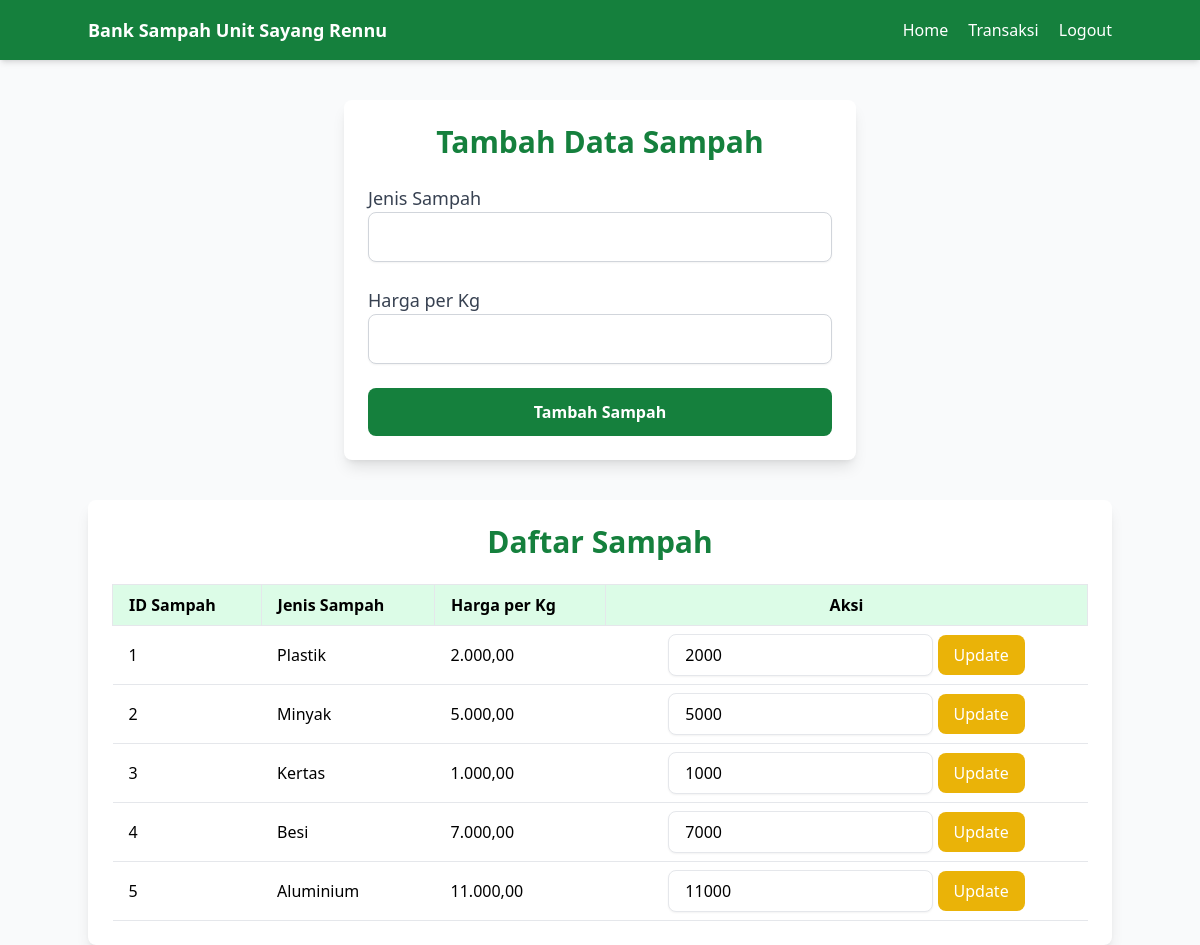
Page /SayangRennu/sampah.php (signed in) on the committed database.
### tables this page shows
CREATE TABLE `sampah` (
  `idSampah` int(11) NOT NULL,
  `jenisSampah` varchar(50) NOT NULL,
  `hargaPerKg` double DEFAULT NULL
);

### SayangRennu/sampah.php (the view, shortened to what this page needs)
<?php
include "koneksi.php";
$sqlSampah = "SELECT * FROM sampah";
$resultSampah = mysqli_query($koneksi, $sqlSampah);
?>
<!DOCTYPE html>
<html lang="en">
<head>
    <script src="https://cdn.tailwindcss.com"></script>
</head>
<body class="bg-gray-50">
    <nav class="bg-green-700 p-4 shadow-md">
        <div class="container mx-auto flex justify-between items-center">
            <a href="#" class="text-white text-lg font-bold">Bank Sampah Unit Sayang Rennu</a>
            <div class="space-x-4">
                <a href="index1.php" class="text-white hover:text-green-200">Home</a>
                <a href="transaksi.php" class="text-white hover:text-green-200">Transaksi</a>
                <a href="logout.php" class="text-white hover:text-green-200">Logout</a>
            </div>
        </div>
    </nav>
    <div class="container mx-auto mt-10 p-6 bg-white rounded-lg shadow-lg max-w-lg">
        <h1 class="text-3xl font-bold text-center text-green-700 mb-6">Tambah Data Sampah</h1>
        <form action="" method="post" class="space-y-6">
            <div>
                <label for="jenisSampah" class="block text-lg font-medium text-gray-700">Jenis Sampah</label>
                <input type="text" name="jenisSampah" id="jenisSampah" class="w-full px-4 py-3 border border-gray-300 rounded-lg shadow-sm focus:ring-2 focus:ring-green-500" required>
            </div>
            <div>
                <label for="hargaPerKg" class="block text-lg font-medium text-gray-700">Harga per Kg</label>
                <input type="number" step="0.01" name="hargaPerKg" id="hargaPerKg" class="w-full px-4 py-3 border border-gray-300 rounded-lg shadow-sm focus:ring-2 focus:ring-green-500" required>
            </div>
            <button type="submit" name="tambahSampah" class="w-full py-3 bg-green-700 text-white font-semibold rounded-lg hover:bg-green-600 transition duration-300">Tambah Sampah</button>
        </form>
    </div>
    <div class="container mx-auto mt-10 p-6 bg-white rounded-lg shadow-lg max-w-5xl">
        <h1 class="text-3xl font-bold text-center text-green-700 mb-6">Daftar Sampah</h1>
        <table class="w-full table-auto border-collapse">
            <thead class="bg-green-100">
                <tr>
                    <th class="px-4 py-2 border text-left">ID Sampah</th>
                    <th class="px-4 py-2 border text-left">Jenis Sampah</th>
                    <th class="px-4 py-2 border text-left">Harga per Kg</th>
                    <th class="px-4 py-2 border text-center">Aksi</th>
                </tr>
            </thead>
            <tbody class="bg-white">
                <?php while ($rowSampah = mysqli_fetch_assoc($resultSampah)) { ?>
                    <tr class="border-b hover:bg-gray-50">
                        <td class="px-4 py-2"><?php echo $rowSampah['idSampah']; ?></td>
                        <td class="px-4 py-2"><?php echo $rowSampah['jenisSampah']; ?></td>
                        <td class="px-4 py-2"><?php echo number_format($rowSampah['hargaPerKg'], 2, ',', '.'); ?></td>
                        <td class="px-4 py-2 text-center">
                            <form action="" method="post" class="inline">
                                <input type="number" step="0.01" name="hargaPerKg" value="<?php echo $rowSampah['hargaPerKg']; ?>" class="px-4 py-2 border rounded-lg shadow-sm" required>
                                <button type="submit" name="updateSampah" class="bg-yellow-500 text-white px-4 py-2 rounded-lg hover:bg-yellow-400 transition duration-300">Update</button>
                            </form>
                        </td>
                    </tr>
                <?php } ?>
            </tbody>
        </table>
    </div>
</body>
</html>

### rows in the picture
sampah: idSampah "1", jenisSampah "Plastik", hargaPerKg "2.000,00", hargaPerKg "2000"
sampah: idSampah "2", jenisSampah "Minyak", hargaPerKg "5.000,00", hargaPerKg "5000"
sampah: idSampah "3", jenisSampah "Kertas", hargaPerKg "1.000,00", hargaPerKg "1000"
sampah: idSampah "4", jenisSampah "Besi", hargaPerKg "7.000,00", hargaPerKg "7000"
sampah: idSampah "5", jenisSampah "Aluminium", hargaPerKg "11.000,00", hargaPerKg "11000"
